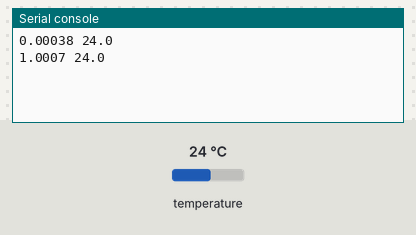
The program below on a simulated CircuitPython board. Parts: the last lines printed to the serial console. The test bench sets the inputs (shaded band); at power-on: temperature 24 °C.

Above: at 1.2 s.
1.3 s: temperature set to 12 °C
At 2.6 s:
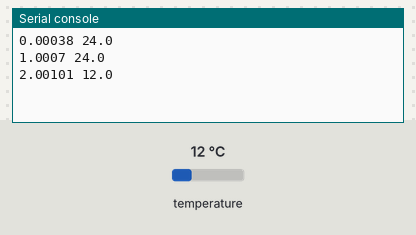
2.8 s: temperature set to 19 °C
At 3.6 s:
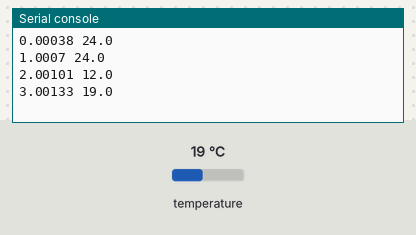
Timing chart, 0 to 5.8 s (numbered marks = the images above; inputs shaded):
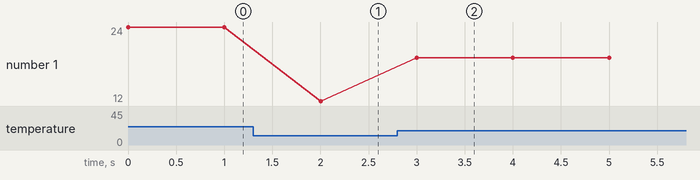

Measured:
- after the input at 1.3 s, the serial console: prints a new line after 0.70 s (image 1)
- after the input at 2.8 s, the serial console: prints a new line after 0.20 s (image 2)
- plotted number 1: 24 → 12 after the input at 1.3 s, 12 → 19 after the input at 2.8 s

The program:

thermistor.py
```python
import time
import board
import adafruit_thermistor

#Temperature Sensor is also analog but there is a better way to do it since voltage to temperature
#Is nonlinear and depends on series resistors and b_coefficient (some heat transfer values)
#thermistor = AnalogIn(board.A9) ##If you want analog
thermistor = adafruit_thermistor.Thermistor(board.A9, 10000, 10000, 25, 3950)


while True:
    temp = thermistor.temperature
    #temp = thermistor.value #if you want analog
    print(time.monotonic(),temp)
    time.sleep(1)
```
